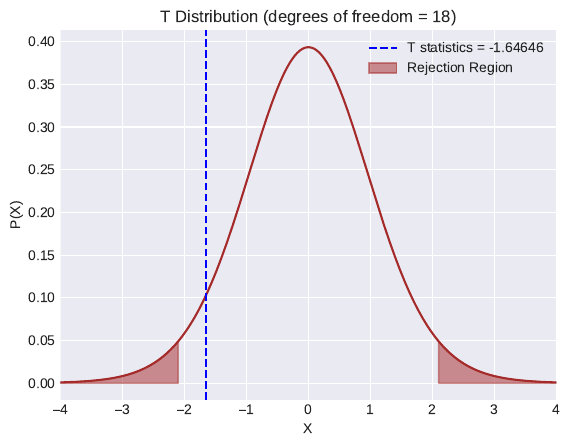

Generate this figure with Python:
#!/usr/bin/env python3
import numpy as np
from scipy.stats import t, ttest_ind
import matplotlib.pyplot as plt
plt.style.use('seaborn-darkgrid')

print("__________Two-sample T-test for unpaired data__________\n")

sample1 = [float(value) for value in input("Sample_1 values: ").split()]
sample2 = [float(value) for value in input("Sample_2 values: ").split()]

# Number of Observations
n1 = len(sample1); n2 = len(sample2)

# Mean and Standard Deviation
s1_mean = np.mean(sample1); s1_stdv = np.std(sample1)
s2_mean = np.mean(sample2); s2_stdv = np.std(sample2)

# calculation of degrees of freedom and pooled variance
if 0.5 < s1_stdv/s2_stdv < 2: 
    dof = n1+n2-2
    sp = np.sqrt(((n1-1)*s1_stdv**2+(n2-1)*s2_stdv**2)/(dof))
else: 
    sp = np.sqrt(s1_stdv**2/n1 + s2_stdv**2/n2)
    dof = (sp**4)/(((s1_std**2/n1)**2/(n1-1)) + ((s2_std**2/n2)**2/(n2-1)))

# level of significance, confidence level
los = 0.05; cnl = 1 - los

# standard error (SE) of mean of sample1
std_err1 = s1_stdv/np.sqrt(n1)

print("\nSample 1: \n\t Number of Observations = {} \n\t Mean = {:.5f}".format(n1,s1_mean))
print("\t Standard Deviation = {:.5f}".format(s1_stdv))
print("\t Standard Error of the Mean = {:.5f}".format(std_err1))

# standard error (SE) of mean of sample2
std_err2 = s2_stdv/np.sqrt(n2)

print("\nSample 2: \n\t Number of Observations = {} \n\t Mean = {:.5f}".format(n2,s2_mean))
print("\t Standard Deviation = {:.5f}".format(s2_stdv))
print("\t Standard Error of the Mean = {:.5f}".format(std_err2))

# calculation of T-statistics and p-value
tstatistics, pvalue = ttest_ind(sample1, sample2)
print("\nT statistics: {:.5f}".format(tstatistics))

# calculation of Critical values
tcritical_l = t.ppf(q = los/2, df = dof)
tcritical_u = -tcritical_l
print("\nCritical values are {:.5f}, {:.5f}".format(tcritical_l, tcritical_u))

# decision making - using T-statistics and Critical values
if tstatistics < tcritical_l or tstatistics > tcritical_u:
    print("Reject the Null hypothesis.")
else: print("Fail to reject the Null hypothesis.")

print("\np-value: {:.5f}".format(pvalue))

# decision making - using p-value
if pvalue < los: print("Reject the Null hypothesis.")
else: print("Fail to reject the Null hypothesis.")

# standard error
std_error = sp * np.sqrt(1/n1 + 1/n2)
print("\nStandard Error: {:.5f}".format(std_error))

# confidence interval
cnf_int = (s1_mean - s2_mean) + std_error * np.array([tcritical_l, tcritical_u])
print("Confidence Interval: {}".format(cnf_int))

# plot script
x1=np.linspace(-10,tcritical_l,1000); y1=t.pdf(x1,df=dof)
x2=np.linspace(tcritical_u,10,1000);  y2=t.pdf(x2,df=dof)
x3=np.linspace(-4,4,1000); y3=t.pdf(x3,df=dof)
ax=plt.figure().add_subplot(111); ax.plot(x3,y3,color='brown')
ax.fill_between(x1,y1,0,alpha=0.5,color='brown',label='Rejection Region')
ax.fill_between(x2,y2,0,alpha=0.5,color='brown'); ax.set(xlabel='X',ylabel='P(X)')
ax.axvline(x=tstatistics,ls='--',c='b',label='T statistics = {:.5f}'.format(tstatistics))
ax.set(xlim=[-4,4],title="T Distribution (degrees of freedom = {:.0f})".format(dof))
plt.legend(); plt.savefig('ttest2.pdf',dpi=72,bbox_inches='tight'); plt.show()
